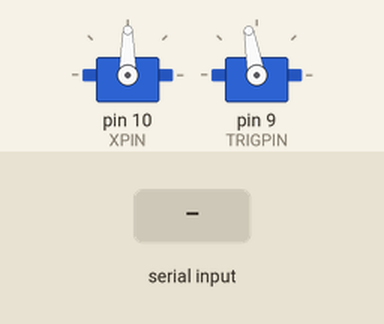
Simulated run of this sketch. Board: Arduino Uno, built with avr-gcc and run on an emulated ATmega328P. Parts: 2 × servo. The test bench sets the inputs (shaded band).

Above: at 1.2 s.
1.3 s: "200\n" received over Serial
At 2.86 s:
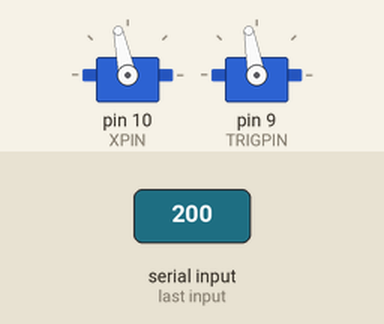
4.3 s: "0\n" received over Serial
At 6.4 s:
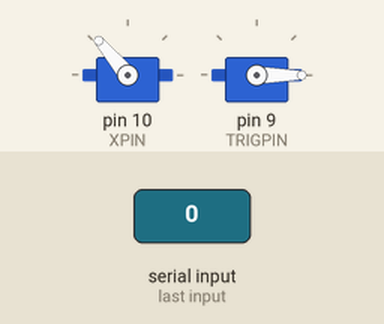
6.7 s: "200\n" received over Serial
At 7.71 s:
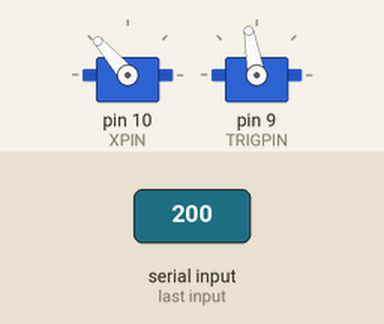
9.7 s: "5\n" received over Serial
At 11.9 s:
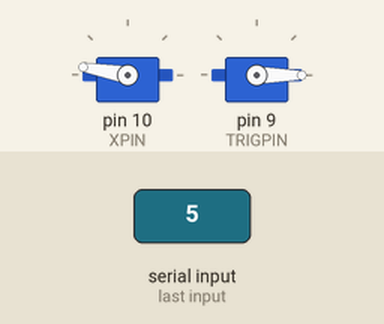
12.2 s: "90,45\n" received over Serial
At 13.7 s:
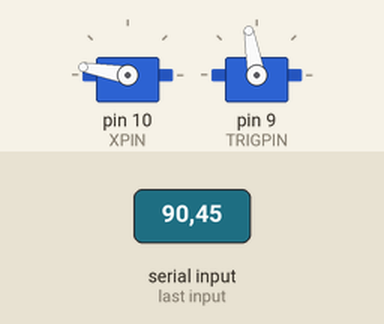
Timing chart, 0 to 15.2 s (numbered marks = the images above; inputs shaded):
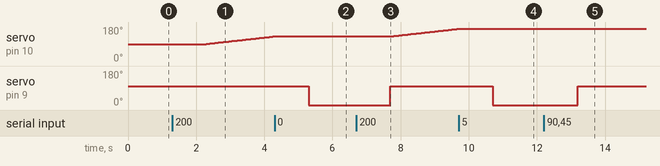

Measured:
- after the input at 1.3 s, servo on pin 10 (XPIN): moves from 90° to 130° over 2.0 s, starting after 1.0 s
- after the input at 4.3 s, servo on pin 10 (XPIN): stays 130° (without the input it goes to 131° after 0.00 s); servo on pin 9 (TRIGPIN): 100° → 0° after 1.0 s
- after the input at 6.7 s, servo on pin 10 (XPIN): moves from 130° to 170° over 2.0 s, starting after 1.0 s; servo on pin 9 (TRIGPIN): 0° → 100° after 1.0 s
- after the input at 9.7 s, servo on pin 10 (XPIN): stays 170° (without the input it goes to 171° after 0.00 s); servo on pin 9 (TRIGPIN): 100° → 0° after 1.0 s
- after the input at 12.2 s, servo on pin 9 (TRIGPIN): 0° → 100° after 1.0 s

The sketch:

sentryWaitXTrig.ino
```cpp
#include <Servo.h>
#define XPIN 10
#define TRIGPIN 9
#define TPOS 100 // in degrees
#define BAUD 115200 // in kbits
#define XDELAY 50 // in ms
#define TRIGDELAY 1000
#define STEP 1 // number of degrees per step
#define STOP 0
#define LEFT 1
#define RIGHT 2

Servo xservo;
Servo trigservo;

unsigned long lasttime = millis();
unsigned long trigtime = millis();
byte trigstate = 0;
byte xstate = 0;
byte xpos = 90;
byte trigpos = TPOS;
String command = "00"; //String Format: "<move><trig>" ie move right and shoot would be 21
                     // where move is 0, 1, or 2 and trig is 0 or 1

void setup(){
    xservo.attach(XPIN);
    trigservo.attach(TRIGPIN);
    Serial.begin(BAUD);
    while(!Serial){
        //need serial for operation
    }
    //Serial.println("Initialized.");
    //Serial.println("Starting primary function.");
}

void loop(){
    while (Serial.available() > 0){
        command = Serial.readString();
    }
    /*
    if (millis()%1000==0){
        Serial.println("x pos: " + String(xpos) + " trigpos: " + String(trigpos));
        Serial.println("Realtime X Pos: " + String(xservo.read()) + " Realtime Trig Pos: " + String(trigservo.read()));
    }
    */
    xstate = command.charAt(0) - '0';
    trigstate = command.charAt(1) - '0';
    if (xstate == RIGHT && lasttime<=millis() && xpos<180){
        xpos += STEP;
        lasttime = millis() + XDELAY;
    } else if (xstate == LEFT && lasttime<=millis() && xpos>0){
        xpos -= STEP;
        lasttime = millis() + XDELAY;
    }
    if (trigstate != 0 && trigtime<=millis()) {
        trigtime = millis() + TRIGDELAY;
        trigpos = 0;
    } else if (trigstate == 0 && trigtime<=millis()) {
        trigtime = millis() + TRIGDELAY;
        trigpos = TPOS;
    }
    xservo.write(xpos);
    trigservo.write(trigpos);

} 
```
